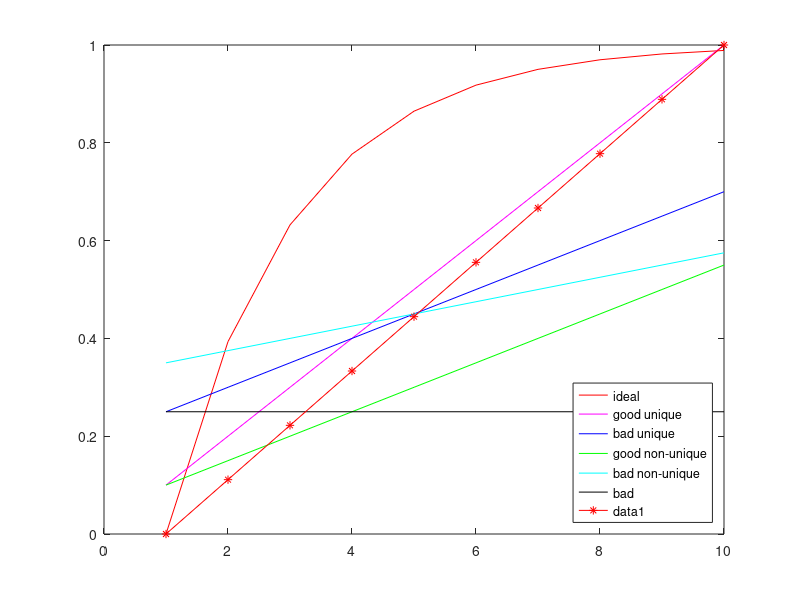

MATLAB code to generate this figure:
% uniqueness.m

samples = 10;
i = [0:samples-1];
d = 0.5;
ideal = 1.0 - exp(-d*i);

good_unique = 0.1 + (1/samples)*i;
bad_unique = 0.25 + (1/(samples*2.0))*i;
good_nonunique = 0.1 + (1/(samples*2.0))*i;
bad_nonunique = 0.35 + (1/(samples*4.0))*i;

bad = 0.25 + (1/(samples*1E6))*i; % + ideal*0.5;

hold off;
plot(ideal,'r-');
hold on;
plot(good_unique,'m-');
plot(bad_unique,'b-');
plot(good_nonunique,'g-');
plot(bad_nonunique,'c-');
plot(bad,'k-');

h = legend('ideal','good unique','bad unique','good non-unique','bad non-unique','bad',  "location","southeast");

item = good_unique;
	item = (item - min(item))/range(item);
score = sum(abs(ideal - item))

item = bad_unique;
	item = (item - min(item))/range(item);
score = sum(abs(ideal - item))

item = good_nonunique;
	item = (item - min(item))/range(item);
score = sum(abs(ideal - item))

item = bad_nonunique;
	item = (item - min(item))/range(item);
score = sum(abs(ideal - item))

item = bad;
	item = (item - min(item))/range(item);
score = sum(abs(ideal - item))

plot(item,'r-*');

% set (h, "fontsize", 20);
% northeastoutside


